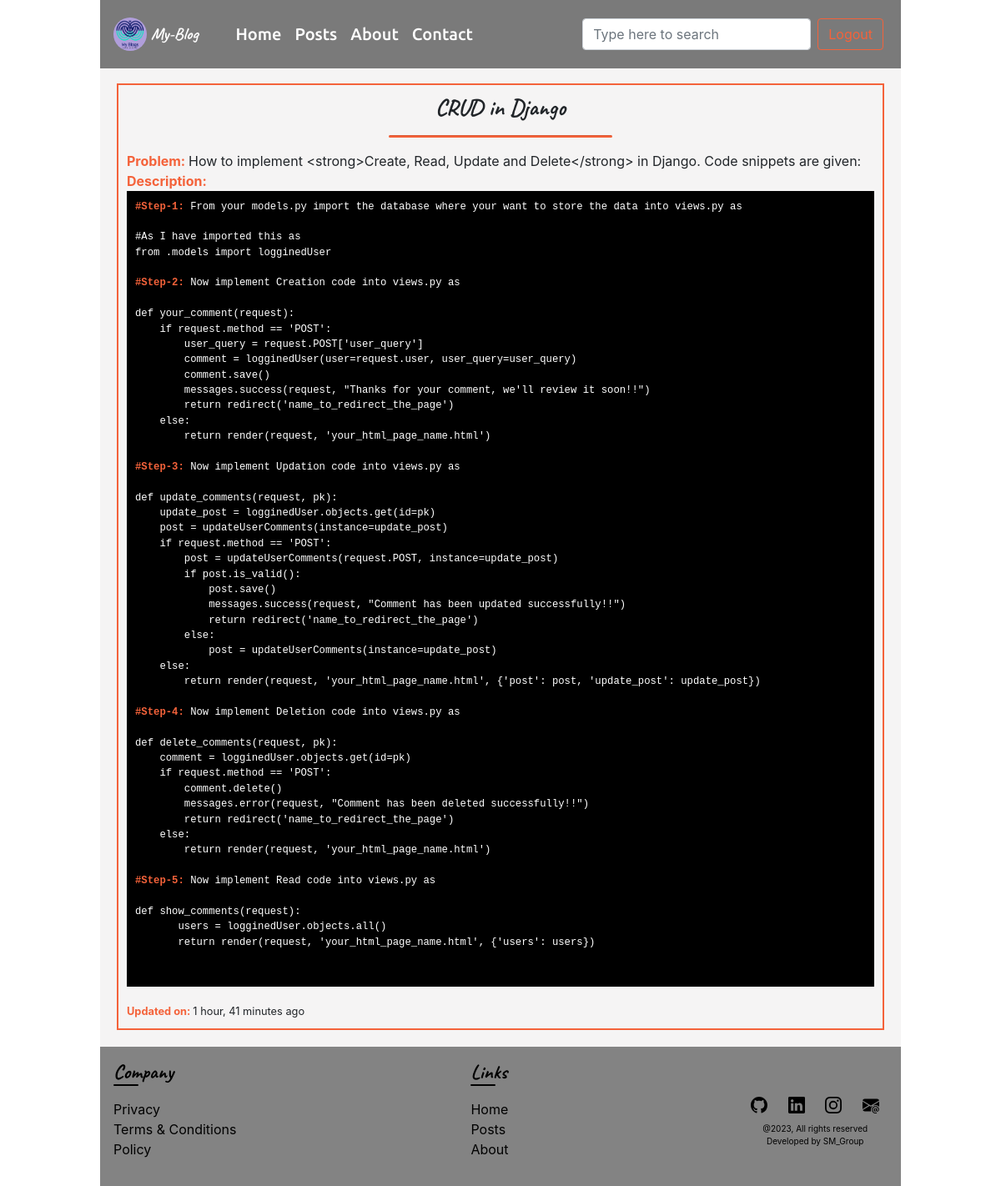
Page /all-posts/displaying-post/34/ (signed in) on the committed database.
### base/models.py (models this page shows, shortened)
class posts(models.Model):
    post_title = models.CharField(max_length=200)
    post_problem = models.CharField(max_length=200)
    post_image = models.ImageField(upload_to='images/')
    post_description = models.TextField()
    post_created = models.DateTimeField(auto_now_add=True)

### base/views.py (the view)
# urls.py: path('all-posts/displaying-post/<str:pk>/', views.displayPost, name="displayPost"),
@login_required(login_url='login')
def displayPost(request, pk):
    post = posts.objects.get(id=pk)
    context = {
        'post': post,
    }
    return render(request, 'displayPost.html', context)

### templates/displayPost.html (shortened to what this page needs)
{% extends "base.html" %}
{% block content %}
<section class="main-section">
    <div class="display-post-container">
        <h3 class="main-heading">{{post.post_title}}</h3>
        <hr>
        <div>
            <p><strong>Problem: </strong> {{post.post_problem}}</p>
            {% autoescape off %}
            <p><strong>Description: </strong> <span><pre>{{post.post_description | safe}}</pre></span></p>
            {% endautoescape %}
            <small><strong>Updated on: </strong> {{post.post_created | timesince}} ago</small>
        </div>
    </div>
</section>
{% endblock %}

### static/css/style.css (style rules this page uses)
:root { --primary-font: 'ubuntu'; --secondary-font: 'poppins'; --cursive-font: 'caveat'; --orange-color: #f4623a; }
* { list-style-type: none; text-decoration: none !important; }
body { width: 80%; box-sizing: border-box; margin: 0 auto; }
hr { height: 2px; background-color: var(--orange-color); width: 30%; border-radius: 20px; }
.main-heading { font-family: var(--cursive-font); display: flex; flex-direction: column; justify-content: center; align-items: center; font-weight: bold; }
.main-section { min-height: 100vh; padding: 20px; padding-top: 100px; background-color: rgb(245, 244, 244); }
.post-container .main-post p, .display-post-container p { margin-bottom: 2px !important; }
.display-post-container { border: 2px solid var(--orange-color); padding: 10px; }
.display-post-container p { margin-bottom: 0 !important; text-align: justify; }
.about-section .first-part h1, strong { color: var(--orange-color); }
pre { padding: 5px; background-color: #000; color: #fff; }

### rows in the picture
posts: post_title "CRUD in Django", post_problem "How to implement <strong>Create, Read, Update and Delete</strong> in Django. Code snippets are given:", post_description "#Step-1: From your models.py import the database where your want to store the data into views.py as #As I have imported this as from .models import logginedUser #Step-2: Now implement Creation code into views.py as def your_comment(request): if request.method == 'POST': user_query = request.POST['user_query'] comment = logginedUser(user=request.user, user_query=user_query) comment.save() messages.success(request, \"Thanks for your comment, we'll review it soon!!\") return redirect('name_to_redirect_the_page') else: return render(request, 'your_html_page_name.html') #Step-3: Now implement Updation code into views.py as def update_comments(request, pk): update_post =…", post_created "1 hour, 41 minutes"
